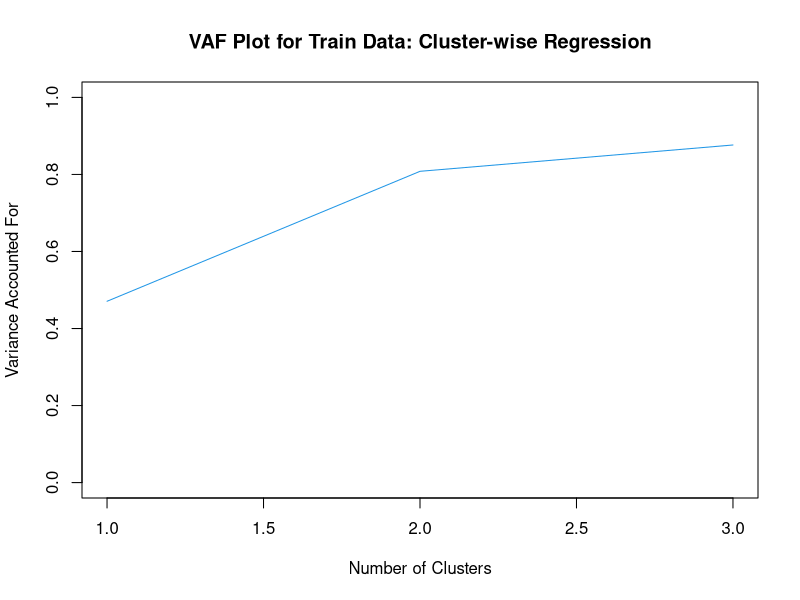

Recreate this plot in R.
## ---- chunk 1
knitr::opts_chunk$set(echo = TRUE)
## ---- chunk 2

library(tidyselect)
library(caret)
library(ggplot2)
## ---- chunk 3
data(GermanCredit)

df <- GermanCredit

## ---- chunk 4
set.seed(3456)


# Create a function to split sample into train and test using 632:328 ratio
# # Use the same seed from the previous assignment for train-test split

split_sample_to_train_and_test <- function(df, portion = 0.632 ) {
    
    train_indices <- createDataPartition(df$Amount,
                                         p = portion,
                                         list = FALSE,
                                         times = 1)
    # create training set
    df_train <- df[train_indices, ]
    
    # create testing set
    df_test <- df[-train_indices, ]
    
    # view number of rows in each set
    # nrow(df_train)
    # nrow(df_test)
    
    # Return multiple values as list
    return(list(df_train, df_test))
}


df_split <- split_sample_to_train_and_test(df)

# check training data set
# head(df_split[[1]][])
train_set <- df_split[[1]][]

# check testing data set
# head(df_split[[2]][])
test_set <- df_split[[2]][]


## ---- chunk 5
clustreg=function(dat,k,tries,sed,niter)
{
    
    set.seed(sed)
    dat=as.data.frame(dat)
    rsq=rep(NA,niter)
    res=list()
    rsq.best=0
    for(l in 1:tries) 
    {
        
        c = sample(1:k,nrow(dat),replace=TRUE)
        yhat=rep(NA,nrow(dat))
        for(i in 1:niter) 
        {		
            resid=pred=matrix(0,nrow(dat),k)
            for(j in 1:k)
            {	
                pred[,j]=predict(glm(dat[c==j,],family="gaussian"),newdata=dat)		
                resid[,j] = (pred[,j]-dat[,1])^2
            }
            
            c = apply(resid,1,which.min)
            for(m in 1:nrow(dat)) {yhat[m]=pred[m,c[m]]}
            rsq[i] = cor(dat[,1],yhat)^2	
        }
        
        if(rsq[niter] > rsq.best) 
        {	
            rsq.best=rsq[niter]
            l.best=l
            c.best=c
            yhat.best=yhat
        }
    }
    
    res=list("Complete")
    for(i in k:1) {res=list(summary(lm(dat[c.best==i,])),res)}
    
    return(list(data=dat,nclust=k,tries=tries,seed=sed,rsq.best=rsq.best,number.loops=niter, Best.try=l.best,cluster=c.best,results=res))
}


clustreg.predict=function(results,newdat){
    
    yhat=rep(NA,nrow(newdat))
    resid=pred=matrix(0,nrow(newdat),length(table(results$cluster)))
    
    for(j in 1:length(table(results$cluster))){			
        pred[,j]=predict(glm(results$data[results$cluster==j,],family="gaussian"),newdata=newdat)		
        resid[,j] = (pred[,j]-newdat[,1])^2
    }
    
    c = apply(resid,1,which.min)
    for(m in 1:nrow(newdat)) {yhat[m]=pred[m,c[m]]}
    rsq = cor(newdat[,1],yhat)^2	
    
    return(list(results=results,newdata=newdat,cluster=c,yhat=yhat,rsq=rsq))
    
}

## ---- chunk 6
## Standardize your variables
standaridized_variables = as.data.frame(scale(train_set[,-10]))
## ---- chunk 7
train_stand <- standaridized_variables[c(2,1,3,4,5,6,7)]


# Perform cluster-wise regression for 1, 2, and 3 clusters. 
# Arguments for clustreg formula are: dat, k, tries, seed, niter
clustreg.train.1=clustreg(train_stand,1,1,3456,10)
clustreg.train.2=clustreg(train_stand,2,2,3456,10)
clustreg.train.3=clustreg(train_stand,3,2,3456,10)
## ---- chunk 8
# Plot R^2 as a function of the number of clusters
plot(c(1,2,3),c(clustreg.train.1$rsq.best,
                clustreg.train.2$rsq.best,
                clustreg.train.3$rsq.best),
     ylim=c(0,1),
     type="l",
     col=4,
     main="VAF Plot for Train Data: Cluster-wise Regression",
     ylab="Variance Accounted For",
     xlab="Number of Clusters")
## ---- chunk 9
# Perform Test validation testing of the cluster-wise regressions
#  using function clustreg.predict().
validation_test_1 <- clustreg.predict(clustreg.train.1, test_set)

validation_test_2 <- clustreg.predict(clustreg.train.2, test_set)

validation_test_3 <- clustreg.predict(clustreg.train.3, test_set)
## ---- chunk 10
validation_test_1$rsq
validation_test_2$rsq
validation_test_3$rsq

# Create a table from existing data.
tab <- table(df$row_variable, df$column_variable)

tab <- matrix(nrow=3, ncol=3)
colnames(tab) <- c('Train_R2','HoldOut_R2','Percentage_decrease')
rownames(tab) <- c('K1','K2','K3')

tab[1,1] <- clustreg.train.1$rsq.best
tab[2,1] <- clustreg.train.2$rsq.best
tab[3,1] <- clustreg.train.3$rsq.best

tab[1,2] <- validation_test_1$rsq
tab[2,2] <- validation_test_2$rsq
tab[3,2] <- validation_test_3$rsq

tab[1,3] <- (clustreg.train.1$rsq.best - validation_test_1$rsq)/clustreg.train.1$rsq.best
tab[2,3] <- (clustreg.train.2$rsq.best - validation_test_2$rsq)/clustreg.train.2$rsq.best
tab[3,3] <- (clustreg.train.3$rsq.best - validation_test_3$rsq)/clustreg.train.3$rsq.best

tab
## ---- chunk 11
validation_test_1$results
validation_test_2$results
validation_test_3$results
